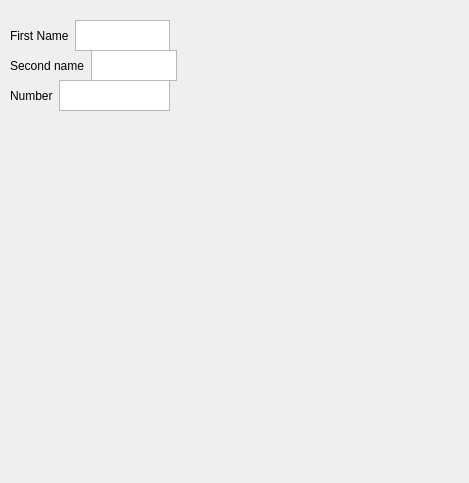
<?xml version="1.0" encoding="UTF-8"?>
<ui version="4.0">
 <class>registrationPage</class>
 <widget class="QWidget" name="registrationPage">
  <property name="geometry">
   <rect>
    <x>0</x>
    <y>0</y>
    <width>469</width>
    <height>483</height>
   </rect>
  </property>
  <property name="windowTitle">
   <string>Form</string>
  </property>
  <widget class="QWidget" name="horizontalLayoutWidget">
   <property name="geometry">
    <rect>
     <x>10</x>
     <y>20</y>
     <width>160</width>
     <height>31</height>
    </rect>
   </property>
   <layout class="QHBoxLayout" name="horizontalLayout">
    <item>
     <widget class="QLabel" name="label">
      <property name="text">
       <string>First Name</string>
      </property>
     </widget>
    </item>
    <item>
     <widget class="QPlainTextEdit" name="plainTextEdit"/>
    </item>
   </layout>
  </widget>
  <widget class="QWidget" name="horizontalLayoutWidget_2">
   <property name="geometry">
    <rect>
     <x>10</x>
     <y>50</y>
     <width>167</width>
     <height>31</height>
    </rect>
   </property>
   <layout class="QHBoxLayout" name="horizontalLayout_2">
    <item>
     <widget class="QLabel" name="label_2">
      <property name="text">
       <string>Second name</string>
      </property>
     </widget>
    </item>
    <item>
     <widget class="QPlainTextEdit" name="plainTextEdit_2"/>
    </item>
   </layout>
  </widget>
  <widget class="QWidget" name="horizontalLayoutWidget_3">
   <property name="geometry">
    <rect>
     <x>10</x>
     <y>80</y>
     <width>160</width>
     <height>31</height>
    </rect>
   </property>
   <layout class="QHBoxLayout" name="horizontalLayout_3">
    <item>
     <widget class="QLabel" name="label_3">
      <property name="text">
       <string>Number</string>
      </property>
     </widget>
    </item>
    <item>
     <widget class="QPlainTextEdit" name="plainTextEdit_3"/>
    </item>
   </layout>
  </widget>
 </widget>
 <resources/>
 <connections/>
</ui>
